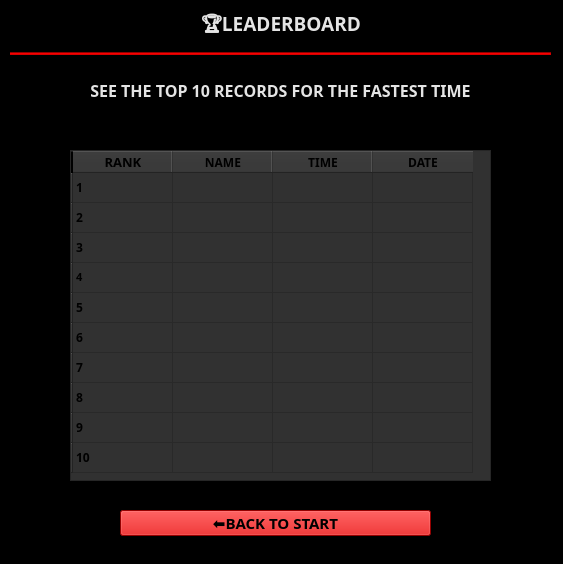
<?xml version="1.0" encoding="UTF-8"?>
<ui version="4.0">
 <class>Form</class>
 <widget class="QWidget" name="Form">
  <property name="geometry">
   <rect>
    <x>0</x>
    <y>0</y>
    <width>563</width>
    <height>564</height>
   </rect>
  </property>
  <property name="minimumSize">
   <size>
    <width>563</width>
    <height>564</height>
   </size>
  </property>
  <property name="maximumSize">
   <size>
    <width>563</width>
    <height>564</height>
   </size>
  </property>
  <property name="windowTitle">
   <string>Form</string>
  </property>
  <widget class="QFrame" name="frame">
   <property name="geometry">
    <rect>
     <x>0</x>
     <y>0</y>
     <width>563</width>
     <height>564</height>
    </rect>
   </property>
   <property name="minimumSize">
    <size>
     <width>563</width>
     <height>564</height>
    </size>
   </property>
   <property name="maximumSize">
    <size>
     <width>563</width>
     <height>564</height>
    </size>
   </property>
   <property name="styleSheet">
    <string notr="true">background-color:black</string>
   </property>
   <property name="frameShape">
    <enum>QFrame::Shape::StyledPanel</enum>
   </property>
   <property name="frameShadow">
    <enum>QFrame::Shadow::Raised</enum>
   </property>
   <widget class="QWidget" name="layoutWidget">
    <property name="geometry">
     <rect>
      <x>10</x>
      <y>10</y>
      <width>541</width>
      <height>45</height>
     </rect>
    </property>
    <layout class="QVBoxLayout" name="verticalLayout">
     <item>
      <layout class="QHBoxLayout" name="horizontalLayout">
       <item>
        <spacer name="horizontalSpacer">
         <property name="orientation">
          <enum>Qt::Orientation::Horizontal</enum>
         </property>
         <property name="sizeHint" stdset="0">
          <size>
           <width>40</width>
           <height>20</height>
          </size>
         </property>
        </spacer>
       </item>
       <item>
        <widget class="QLabel" name="label">
         <property name="palette">
          <palette>
           <active>
            <colorrole role="WindowText">
             <brush brushstyle="SolidPattern">
              <color alpha="228">
               <red>255</red>
               <green>255</green>
               <blue>255</blue>
              </color>
             </brush>
            </colorrole>
            <colorrole role="Button">
             <brush brushstyle="SolidPattern">
              <color alpha="255">
               <red>0</red>
               <green>0</green>
               <blue>0</blue>
              </color>
             </brush>
            </colorrole>
            <colorrole role="Base">
             <brush brushstyle="SolidPattern">
              <color alpha="255">
               <red>0</red>
               <green>0</green>
               <blue>0</blue>
              </color>
             </brush>
            </colorrole>
            <colorrole role="Window">
             <brush brushstyle="SolidPattern">
              <color alpha="255">
               <red>0</red>
               <green>0</green>
               <blue>0</blue>
              </color>
             </brush>
            </colorrole>
           </active>
           <inactive>
            <colorrole role="WindowText">
             <brush brushstyle="SolidPattern">
              <color alpha="228">
               <red>255</red>
               <green>255</green>
               <blue>255</blue>
              </color>
             </brush>
            </colorrole>
            <colorrole role="Button">
             <brush brushstyle="SolidPattern">
              <color alpha="255">
               <red>0</red>
               <green>0</green>
               <blue>0</blue>
              </color>
             </brush>
            </colorrole>
            <colorrole role="Base">
             <brush brushstyle="SolidPattern">
              <color alpha="255">
               <red>0</red>
               <green>0</green>
               <blue>0</blue>
              </color>
             </brush>
            </colorrole>
            <colorrole role="Window">
             <brush brushstyle="SolidPattern">
              <color alpha="255">
               <red>0</red>
               <green>0</green>
               <blue>0</blue>
              </color>
             </brush>
            </colorrole>
           </inactive>
           <disabled>
            <colorrole role="Button">
             <brush brushstyle="SolidPattern">
              <color alpha="255">
               <red>0</red>
               <green>0</green>
               <blue>0</blue>
              </color>
             </brush>
            </colorrole>
            <colorrole role="Base">
             <brush brushstyle="SolidPattern">
              <color alpha="255">
               <red>0</red>
               <green>0</green>
               <blue>0</blue>
              </color>
             </brush>
            </colorrole>
            <colorrole role="Window">
             <brush brushstyle="SolidPattern">
              <color alpha="255">
               <red>0</red>
               <green>0</green>
               <blue>0</blue>
              </color>
             </brush>
            </colorrole>
           </disabled>
          </palette>
         </property>
         <property name="font">
          <font>
           <family>Gill Sans</family>
           <pointsize>14</pointsize>
           <bold>true</bold>
          </font>
         </property>
         <property name="text">
          <string>🏆LEADERBOARD</string>
         </property>
        </widget>
       </item>
       <item>
        <spacer name="horizontalSpacer_2">
         <property name="orientation">
          <enum>Qt::Orientation::Horizontal</enum>
         </property>
         <property name="sizeHint" stdset="0">
          <size>
           <width>40</width>
           <height>20</height>
          </size>
         </property>
        </spacer>
       </item>
      </layout>
     </item>
     <item>
      <spacer name="verticalSpacer">
       <property name="orientation">
        <enum>Qt::Orientation::Vertical</enum>
       </property>
       <property name="sizeHint" stdset="0">
        <size>
         <width>20</width>
         <height>40</height>
        </size>
       </property>
      </spacer>
     </item>
     <item>
      <widget class="Line" name="line">
       <property name="styleSheet">
        <string notr="true">background-color:rgb(216, 0, 0)</string>
       </property>
       <property name="orientation">
        <enum>Qt::Orientation::Horizontal</enum>
       </property>
      </widget>
     </item>
    </layout>
   </widget>
   <widget class="QTableWidget" name="tableWidget">
    <property name="geometry">
     <rect>
      <x>70</x>
      <y>150</y>
      <width>421</width>
      <height>331</height>
     </rect>
    </property>
    <property name="styleSheet">
     <string notr="true">background-color:rgb(49, 49, 49)</string>
    </property>
    <row>
     <property name="text">
      <string/>
     </property>
    </row>
    <row>
     <property name="text">
      <string/>
     </property>
    </row>
    <row>
     <property name="text">
      <string/>
     </property>
    </row>
    <row>
     <property name="text">
      <string/>
     </property>
    </row>
    <row>
     <property name="text">
      <string/>
     </property>
    </row>
    <row>
     <property name="text">
      <string/>
     </property>
    </row>
    <row>
     <property name="text">
      <string/>
     </property>
    </row>
    <row>
     <property name="text">
      <string/>
     </property>
    </row>
    <row>
     <property name="text">
      <string/>
     </property>
    </row>
    <row>
     <property name="text">
      <string/>
     </property>
    </row>
    <column>
     <property name="text">
      <string>RANK</string>
     </property>
     <property name="font">
      <font>
       <family>Gill Sans</family>
       <pointsize>10</pointsize>
       <bold>true</bold>
      </font>
     </property>
     <property name="background">
      <color>
       <red>211</red>
       <green>0</green>
       <blue>0</blue>
      </color>
     </property>
    </column>
    <column>
     <property name="text">
      <string>NAME</string>
     </property>
     <property name="font">
      <font>
       <family>Gill Sans</family>
       <bold>true</bold>
      </font>
     </property>
     <property name="background">
      <color>
       <red>214</red>
       <green>0</green>
       <blue>0</blue>
      </color>
     </property>
    </column>
    <column>
     <property name="text">
      <string>TIME</string>
     </property>
     <property name="font">
      <font>
       <family>Gill Sans</family>
       <bold>true</bold>
      </font>
     </property>
     <property name="background">
      <color>
       <red>214</red>
       <green>0</green>
       <blue>0</blue>
      </color>
     </property>
    </column>
    <column>
     <property name="text">
      <string>DATE</string>
     </property>
     <property name="font">
      <font>
       <family>Gill Sans</family>
       <bold>true</bold>
      </font>
     </property>
     <property name="background">
      <color>
       <red>214</red>
       <green>0</green>
       <blue>0</blue>
      </color>
     </property>
    </column>
    <item row="0" column="0">
     <property name="text">
      <string>1</string>
     </property>
     <property name="font">
      <font>
       <family>Gill Sans</family>
       <bold>true</bold>
      </font>
     </property>
     <property name="background">
      <brush brushstyle="NoBrush">
       <color alpha="255">
        <red>198</red>
        <green>0</green>
        <blue>0</blue>
       </color>
      </brush>
     </property>
     <property name="foreground">
      <brush brushstyle="NoBrush">
       <color alpha="255">
        <red>255</red>
        <green>255</green>
        <blue>255</blue>
       </color>
      </brush>
     </property>
    </item>
    <item row="1" column="0">
     <property name="text">
      <string>2</string>
     </property>
     <property name="font">
      <font>
       <family>Gill Sans</family>
       <bold>true</bold>
      </font>
     </property>
     <property name="foreground">
      <brush brushstyle="NoBrush">
       <color alpha="255">
        <red>255</red>
        <green>255</green>
        <blue>255</blue>
       </color>
      </brush>
     </property>
    </item>
    <item row="2" column="0">
     <property name="text">
      <string>3</string>
     </property>
     <property name="font">
      <font>
       <family>Gill Sans</family>
       <bold>true</bold>
      </font>
     </property>
     <property name="foreground">
      <brush brushstyle="NoBrush">
       <color alpha="255">
        <red>255</red>
        <green>255</green>
        <blue>255</blue>
       </color>
      </brush>
     </property>
    </item>
    <item row="3" column="0">
     <property name="text">
      <string>4</string>
     </property>
     <property name="font">
      <font>
       <family>Gill Sans</family>
       <pointsize>8</pointsize>
       <bold>true</bold>
      </font>
     </property>
     <property name="foreground">
      <brush brushstyle="NoBrush">
       <color alpha="255">
        <red>255</red>
        <green>255</green>
        <blue>255</blue>
       </color>
      </brush>
     </property>
    </item>
    <item row="4" column="0">
     <property name="text">
      <string>5</string>
     </property>
     <property name="font">
      <font>
       <family>Gill Sans</family>
       <bold>true</bold>
      </font>
     </property>
     <property name="foreground">
      <brush brushstyle="NoBrush">
       <color alpha="255">
        <red>255</red>
        <green>255</green>
        <blue>255</blue>
       </color>
      </brush>
     </property>
    </item>
    <item row="5" column="0">
     <property name="text">
      <string>6</string>
     </property>
     <property name="font">
      <font>
       <family>Gill Sans</family>
       <bold>true</bold>
      </font>
     </property>
     <property name="foreground">
      <brush brushstyle="NoBrush">
       <color alpha="255">
        <red>255</red>
        <green>255</green>
        <blue>255</blue>
       </color>
      </brush>
     </property>
    </item>
    <item row="6" column="0">
     <property name="text">
      <string>7</string>
     </property>
     <property name="font">
      <font>
       <family>Gill Sans</family>
       <bold>true</bold>
      </font>
     </property>
     <property name="foreground">
      <brush brushstyle="NoBrush">
       <color alpha="255">
        <red>255</red>
        <green>255</green>
        <blue>255</blue>
       </color>
      </brush>
     </property>
    </item>
    <item row="7" column="0">
     <property name="text">
      <string>8</string>
     </property>
     <property name="font">
      <font>
       <family>Gill Sans</family>
       <bold>true</bold>
      </font>
     </property>
     <property name="foreground">
      <brush brushstyle="NoBrush">
       <color alpha="255">
        <red>255</red>
        <green>255</green>
        <blue>255</blue>
       </color>
      </brush>
     </property>
    </item>
    <item row="8" column="0">
     <property name="text">
      <string>9</string>
     </property>
     <property name="font">
      <font>
       <family>Gill Sans</family>
       <bold>true</bold>
      </font>
     </property>
     <property name="foreground">
      <brush brushstyle="NoBrush">
       <color alpha="255">
        <red>255</red>
        <green>255</green>
        <blue>255</blue>
       </color>
      </brush>
     </property>
    </item>
    <item row="9" column="0">
     <property name="text">
      <string>10</string>
     </property>
     <property name="font">
      <font>
       <family>Gill Sans</family>
       <bold>true</bold>
      </font>
     </property>
     <property name="foreground">
      <brush brushstyle="NoBrush">
       <color alpha="255">
        <red>255</red>
        <green>255</green>
        <blue>255</blue>
       </color>
      </brush>
     </property>
    </item>
   </widget>
   <widget class="QLabel" name="label_2">
    <property name="geometry">
     <rect>
      <x>70</x>
      <y>70</y>
      <width>421</width>
      <height>41</height>
     </rect>
    </property>
    <property name="palette">
     <palette>
      <active>
       <colorrole role="WindowText">
        <brush brushstyle="SolidPattern">
         <color alpha="228">
          <red>255</red>
          <green>255</green>
          <blue>255</blue>
         </color>
        </brush>
       </colorrole>
       <colorrole role="Button">
        <brush brushstyle="SolidPattern">
         <color alpha="255">
          <red>0</red>
          <green>0</green>
          <blue>0</blue>
         </color>
        </brush>
       </colorrole>
       <colorrole role="Base">
        <brush brushstyle="SolidPattern">
         <color alpha="255">
          <red>0</red>
          <green>0</green>
          <blue>0</blue>
         </color>
        </brush>
       </colorrole>
       <colorrole role="Window">
        <brush brushstyle="SolidPattern">
         <color alpha="255">
          <red>0</red>
          <green>0</green>
          <blue>0</blue>
         </color>
        </brush>
       </colorrole>
      </active>
      <inactive>
       <colorrole role="WindowText">
        <brush brushstyle="SolidPattern">
         <color alpha="228">
          <red>255</red>
          <green>255</green>
          <blue>255</blue>
         </color>
        </brush>
       </colorrole>
       <colorrole role="Button">
        <brush brushstyle="SolidPattern">
         <color alpha="255">
          <red>0</red>
          <green>0</green>
          <blue>0</blue>
         </color>
        </brush>
       </colorrole>
       <colorrole role="Base">
        <brush brushstyle="SolidPattern">
         <color alpha="255">
          <red>0</red>
          <green>0</green>
          <blue>0</blue>
         </color>
        </brush>
       </colorrole>
       <colorrole role="Window">
        <brush brushstyle="SolidPattern">
         <color alpha="255">
          <red>0</red>
          <green>0</green>
          <blue>0</blue>
         </color>
        </brush>
       </colorrole>
      </inactive>
      <disabled>
       <colorrole role="Button">
        <brush brushstyle="SolidPattern">
         <color alpha="255">
          <red>0</red>
          <green>0</green>
          <blue>0</blue>
         </color>
        </brush>
       </colorrole>
       <colorrole role="Base">
        <brush brushstyle="SolidPattern">
         <color alpha="255">
          <red>0</red>
          <green>0</green>
          <blue>0</blue>
         </color>
        </brush>
       </colorrole>
       <colorrole role="Window">
        <brush brushstyle="SolidPattern">
         <color alpha="255">
          <red>0</red>
          <green>0</green>
          <blue>0</blue>
         </color>
        </brush>
       </colorrole>
      </disabled>
     </palette>
    </property>
    <property name="font">
     <font>
      <family>Gill Sans MT</family>
      <bold>true</bold>
     </font>
    </property>
    <property name="text">
     <string>&lt;html&gt;&lt;head/&gt;&lt;body&gt;&lt;p align=&quot;center&quot;&gt;&lt;span style=&quot; font-size:12pt;&quot;&gt;SEE THE TOP 10 RECORDS FOR THE FASTEST TIME&lt;/span&gt;&lt;/p&gt;&lt;/body&gt;&lt;/html&gt;</string>
    </property>
   </widget>
   <widget class="QPushButton" name="backButton">
    <property name="geometry">
     <rect>
      <x>120</x>
      <y>510</y>
      <width>311</width>
      <height>26</height>
     </rect>
    </property>
    <property name="palette">
     <palette>
      <active>
       <colorrole role="WindowText">
        <brush brushstyle="SolidPattern">
         <color alpha="228">
          <red>255</red>
          <green>255</green>
          <blue>255</blue>
         </color>
        </brush>
       </colorrole>
       <colorrole role="Button">
        <brush brushstyle="SolidPattern">
         <color alpha="255">
          <red>208</red>
          <green>0</green>
          <blue>0</blue>
         </color>
        </brush>
       </colorrole>
       <colorrole role="Base">
        <brush brushstyle="SolidPattern">
         <color alpha="255">
          <red>208</red>
          <green>0</green>
          <blue>0</blue>
         </color>
        </brush>
       </colorrole>
       <colorrole role="Window">
        <brush brushstyle="SolidPattern">
         <color alpha="255">
          <red>208</red>
          <green>0</green>
          <blue>0</blue>
         </color>
        </brush>
       </colorrole>
      </active>
      <inactive>
       <colorrole role="WindowText">
        <brush brushstyle="SolidPattern">
         <color alpha="228">
          <red>255</red>
          <green>255</green>
          <blue>255</blue>
         </color>
        </brush>
       </colorrole>
       <colorrole role="Button">
        <brush brushstyle="SolidPattern">
         <color alpha="255">
          <red>208</red>
          <green>0</green>
          <blue>0</blue>
         </color>
        </brush>
       </colorrole>
       <colorrole role="Base">
        <brush brushstyle="SolidPattern">
         <color alpha="255">
          <red>208</red>
          <green>0</green>
          <blue>0</blue>
         </color>
        </brush>
       </colorrole>
       <colorrole role="Window">
        <brush brushstyle="SolidPattern">
         <color alpha="255">
          <red>208</red>
          <green>0</green>
          <blue>0</blue>
         </color>
        </brush>
       </colorrole>
      </inactive>
      <disabled>
       <colorrole role="Button">
        <brush brushstyle="SolidPattern">
         <color alpha="255">
          <red>208</red>
          <green>0</green>
          <blue>0</blue>
         </color>
        </brush>
       </colorrole>
       <colorrole role="Base">
        <brush brushstyle="SolidPattern">
         <color alpha="255">
          <red>208</red>
          <green>0</green>
          <blue>0</blue>
         </color>
        </brush>
       </colorrole>
       <colorrole role="Window">
        <brush brushstyle="SolidPattern">
         <color alpha="255">
          <red>208</red>
          <green>0</green>
          <blue>0</blue>
         </color>
        </brush>
       </colorrole>
      </disabled>
     </palette>
    </property>
    <property name="font">
     <font>
      <family>Gill Sans</family>
      <pointsize>11</pointsize>
      <bold>true</bold>
     </font>
    </property>
    <property name="styleSheet">
     <string notr="true">background-color:rgb(208, 0, 0)</string>
    </property>
    <property name="text">
     <string>⬅️BACK TO START</string>
    </property>
   </widget>
  </widget>
 </widget>
 <resources/>
 <connections/>
</ui>
